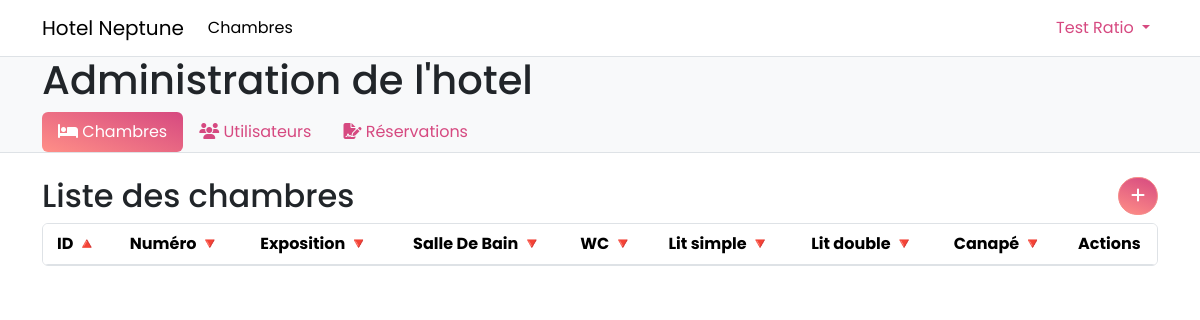
/admin/chambres/chambres.php (signed in), run on an earlier commit of the app's database.
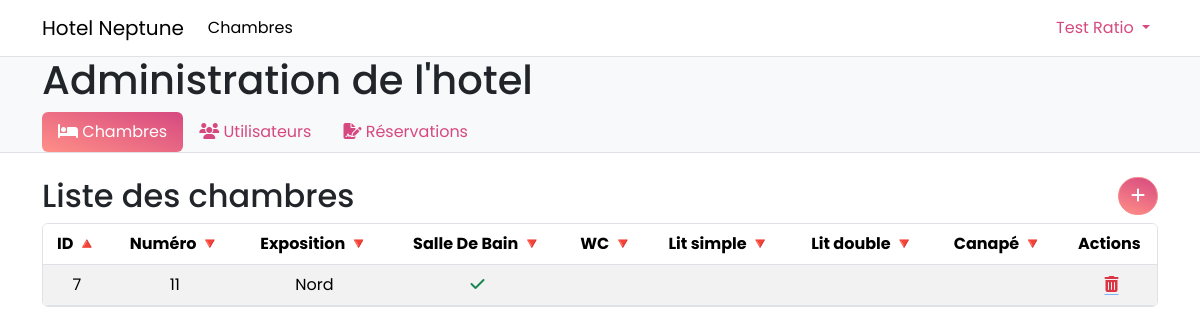
And on a later commit of the database.
### tables this page shows
CREATE TABLE bedroom (
        id INTEGER NOT NULL PRIMARY KEY AUTOINCREMENT,
        "number" INTEGER NOT NULL,
        bathroom INTEGER DEFAULT (0) NOT NULL,
        wc INTEGER DEFAULT (0) NOT NULL,
        expo INTEGER DEFAULT (0) NOT NULL,
        double_bed INTEGER DEFAULT (0) NOT NULL,
        single_bed INTEGER DEFAULT (0) NOT NULL,
        couch INTEGER DEFAULT (0) NOT NULL
    , "image");

### public/admin/chambres/chambres.php (the view, shortened to what the changed rows need)
<?php
require_once __DIR__ . '/../../../database.php';
$sortColumn = isset($_GET['sort']) ? $_GET['sort'] : 'id';
$sortOrder = isset($_GET['order']) ? $_GET['order'] : 'asc';
$query = $pdo->prepare("SELECT * FROM bedroom ORDER BY $sortColumn $sortOrder");
$query->execute();
$chambres = $query->fetchAll();
$expo = ['Nord', 'Est', 'Sud', 'Ouest'];
include __DIR__ . '/../../../_includes/document_start.php';
?>
<div class="bg-body-tertiary pt-5">
    <div class="container bg-body-tertiary">
        <h1 class="">Administration de l'hotel</h1>
    </div>
</div>
<div class="container my-4">
    <div class="row">
        <div class="col me-auto">
            <h2>Liste des chambres</h2>
        </div>
    </div>
    <div class="table-responsive border rounded">
        <table class="table table-hover table-striped mb-0">
            <thead>
            <tr>
                <th style="text-align: center;">
                    <a href="?sort=id&order=<?php echo ($sortColumn == 'id' && $sortOrder == 'asc') ? 'desc' : 'asc'; ?>"
                       data-order="<?php echo ($sortColumn == 'id' && $sortOrder == 'asc') ? 'desc' : 'asc'; ?>">
                        ID
                    </a>
                </th>
                <th style="text-align: center;">
                    <a href="?sort=number&order=<?php echo ($sortColumn == 'number' && $sortOrder == 'asc') ? 'desc' : 'asc'; ?>"
                       data-order="<?php echo ($sortColumn == 'number' && $sortOrder == 'asc') ? 'desc' : 'asc'; ?>">
                        Numéro
                    </a>
                </th>
                <th style="text-align: center;">
                    <a href="?sort=expo&order=<?php echo ($sortColumn == 'expo' && $sortOrder == 'asc') ? 'desc' : 'asc'; ?>"
                       data-order="<?php echo ($sortColumn == 'expo' && $sortOrder == 'asc') ? 'desc' : 'asc'; ?>">
                        Exposition
                    </a>
                </th>
                <th style="text-align: center;">
                    <a href="?sort=bathroom&order=<?php echo ($sortColumn == 'bathroom' && $sortOrder == 'asc') ? 'desc' : 'asc'; ?>"
                       data-order="<?php echo ($sortColumn == 'bathroom' && $sortOrder == 'asc') ? 'desc' : 'asc'; ?>">
                        Salle De Bain
                    </a>
                </th>
                <th style="text-align: center;">
                    <a href="?sort=wc&order=<?php echo ($sortColumn == 'wc' && $sortOrder == 'asc') ? 'desc' : 'asc'; ?>"
                       data-order="<?php echo ($sortColumn == 'wc' && $sortOrder == 'asc') ? 'desc' : 'asc'; ?>">
                        WC
                    </a>
                </th>
                <th style="text-align: center;">
                    <a href="?sort=single_bed&order=<?php echo ($sortColumn == 'single_bed' && $sortOrder == 'asc') ? 'desc' : 'asc'; ?>"
                       data-order="<?php echo ($sortColumn == 'single_bed' && $sortOrder == 'asc') ? 'desc' : 'asc'; ?>">
                        Lit simple
                    </a>
                </th>
                <th style="text-align: center;">
                    <a href="?sort=double_bed&order=<?php echo ($sortColumn == 'double_bed' && $sortOrder == 'asc') ? 'desc' : 'asc'; ?>"
                       data-order="<?php echo ($sortColumn == 'double_bed' && $sortOrder == 'asc') ? 'desc' : 'asc'; ?>">
                        Lit double
                    </a>
                </th>
                <th style="text-align: center;">
                    <a href="?sort=couch&order=<?php echo ($sortColumn == 'couch' && $sortOrder == 'asc') ? 'desc' : 'asc'; ?>"
                       data-order="<?php echo ($sortColumn == 'couch' && $sortOrder == 'asc') ? 'desc' : 'asc'; ?>">
                        Canapé
                    </a>
                </th>
                <th style="text-align: center;">Actions
                </th>
            </tr>
            </thead>
            <tbody>
                <?php foreach ($chambres as $chambre) { ?>
                    <tr>
                        <td style="text-align: center;"><?php echo $chambre['id']; ?></td>
                        <td style="text-align: center;"><?php echo $chambre['number']; ?></td>
                        <td style="text-align: center;"><?php echo $expo[$chambre['expo']]; ?></td>
                        <td>
                            <?php if ($chambre['bathroom']) { ?>
                                <div style="text-align: center;">
                                    <i class="fa-solid fa-check text-success"></i>
                                </div>
                            <?php } ?>
                        </td>
                        <td>
                        </td>
                        <td>
                        </td>
                        <td>
                        </td>
                        <td>
                        </td>
                        <td style="text-align: center;">
                            <a
                                href="/admin/chambres/chambres_delete.php?id=<?php echo $chambre['id']; ?>"
                                class="icon-link text-danger"
                            >
                                <i class="fa-solid fa-trash-alt"></i>
                            </a>
                        </td>
                    </tr>
                <?php } ?>
            </tbody>
        </table>
    </div>
</div>
<?php include __DIR__ . '/../../../_includes/document_end.php'; ?>

What changed in the data, as far as the page shows it:
added bedroom: id "7", number "11", expo "Nord", bathroom 1 (drawn)
